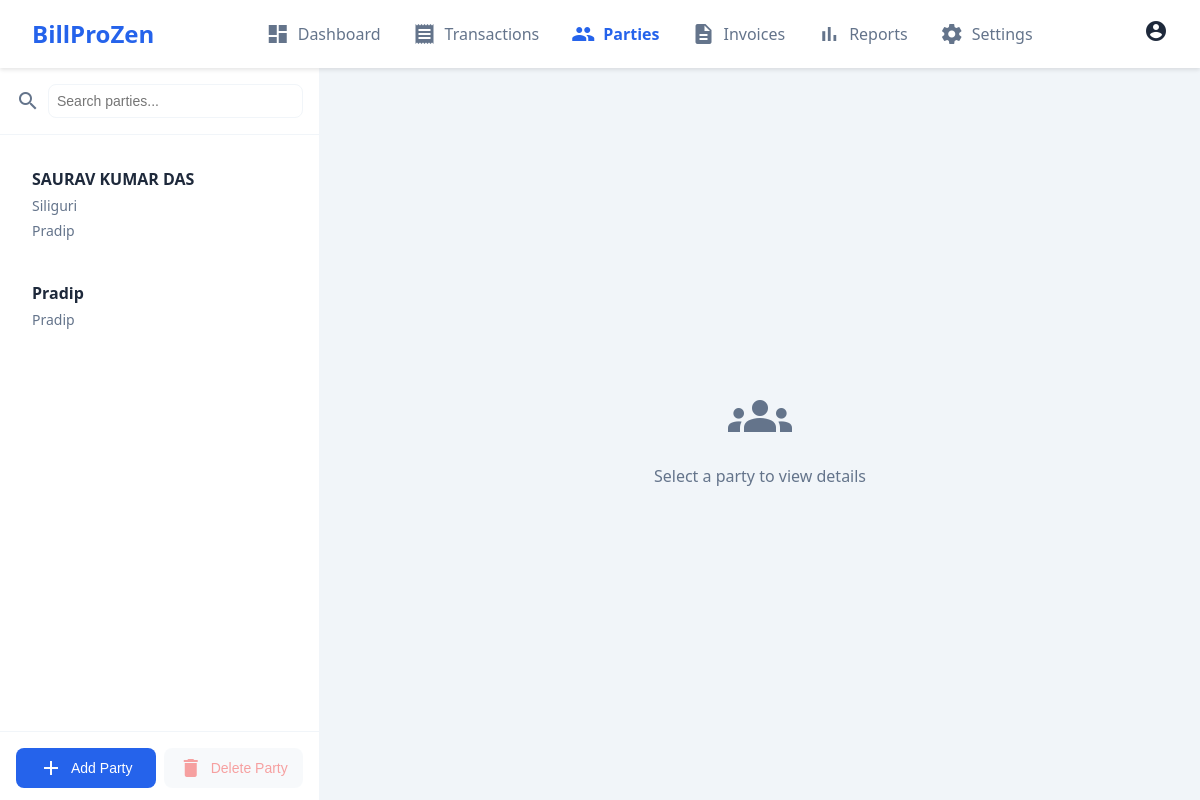
The page /parties on the database as committed earlier.
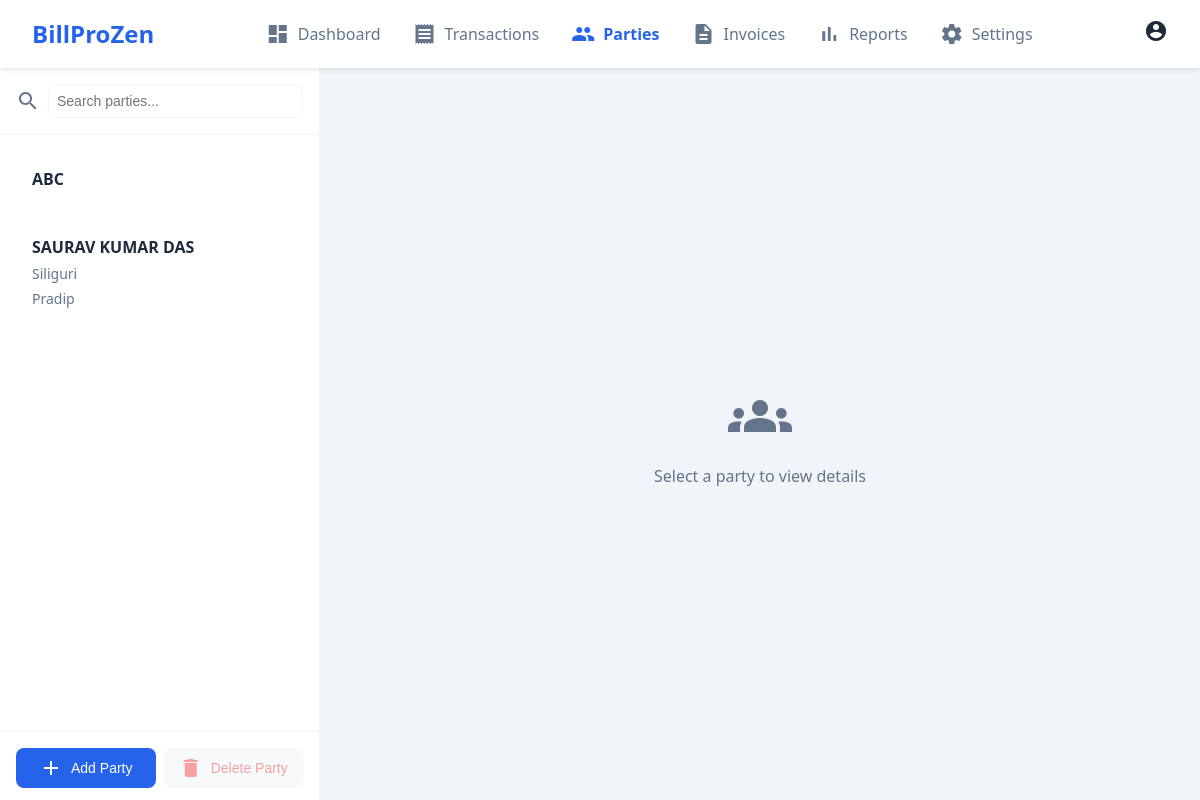
The same page on the database as committed later.
### models.py (models this page shows, shortened)
class Party(db.Model):
    __tablename__ = 'parties'
    id = db.Column(db.Integer, primary_key=True)
    name = db.Column(db.String(100), nullable=False)
    party_type = db.Column(db.String(20), nullable=False, default='buyer')  # 'buyer' or 'seller'
    contact_person = db.Column(db.String(100))
    phone = db.Column(db.String(20))
    email = db.Column(db.String(100))
    address = db.Column(db.Text)
    gst_number = db.Column(db.String(20))
    outstanding_balance = db.Column(db.Float, default=0.0)  # Represents the opening balance when party is created
    created_at = db.Column(db.DateTime, default=datetime.utcnow)
    updated_at = db.Column(db.DateTime, default=datetime.utcnow, onupdate=datetime.utcnow)

### main.py (the view)
@app.route('/parties')
def parties():
    all_parties = Party.query.all()
    return render_template('parties.html', parties=all_parties)

### templates/parties.html (shortened to what this page needs)
<!DOCTYPE html>
<html lang="en">
<head>
    <link rel="stylesheet" href="{{ url_for('static', filename='css/style.css') }}">
    <link rel="stylesheet" href="{{ url_for('static', filename='css/parties.css') }}">
</head>
<body>
    <nav class="navbar">
        <div class="nav-brand">BillProZen</div>
        <ul class="nav-links">
            <li><a href="/dashboard"><i class="material-icons">dashboard</i> Dashboard</a></li>
            <li><a href="/payments/record"><i class="material-icons">receipt</i> Transactions</a></li>
            <li class="active"><a href="/parties"><i class="material-icons">people</i> Parties</a></li>
            <li><a href="/invoices/create"><i class="material-icons">description</i> Invoices</a></li>
            <li><a href="/reports"><i class="material-icons">bar_chart</i> Reports</a></li>
            <li><a href="/settings"><i class="material-icons">settings</i> Settings</a></li>
        </ul>
        <div class="user-profile">
            <i class="material-icons">account_circle</i>
        </div>
    </nav>
    <div class="parties-container">
        <aside class="parties-sidebar">
            <div class="search-box">
                <i class="material-icons">search</i>
                <input type="text" id="party-search" placeholder="Search parties...">
            </div>
            <div class="parties-list">
                {% for party in parties %}
                <div class="party-item" data-id="{{ party.id }}">
                    <div class="party-info">
                        <h3>{{ party.name }}</h3>
                        <p class="party-address">{{ party.address }}</p>
                        <p class="party-contact">{{ party.contact_person }}</p>
                    </div>
                </div>
                {% endfor %}
            </div>
            <div class="party-actions">
                <button id="add-party-btn" class="btn-add"><i class="material-icons">add</i> Add Party</button>
                <button id="delete-party-btn" class="btn-delete" disabled><i class="material-icons">delete</i> Delete Party</button>
            </div>
        </aside>
        <main class="party-details">
            <div id="no-selection" class="no-selection">
                <i class="material-icons">groups</i>
                <p>Select a party to view details</p>
            </div>
        </main>
    </div>
</body>
</html>

### static/css/style.css (style rules this page uses)
:root { --primary-color: #2563eb; --secondary-color: #1e40af; --background-color: #f1f5f9; --card-background: #ffffff; --text-primary: #1e293b; --text-secondary: #64748b; --success-color: #10b981; --warning-color: #f59e0b; --danger-color: #ef4444; }
* { margin: 0; padding: 0; box-sizing: border-box; }
body { font-family: 'Segoe UI', system-ui, sans-serif; background-color: var(--background-color); color: var(--text-primary); line-height: 1.5; }
.navbar { background-color: var(--card-background); padding: 1rem 2rem; display: flex; align-items: center; justify-content: space-between; box-shadow: 0 2px 4px rgba(0, 0, 0, 0.1); position: sticky; top: 0; z-index: 100; }
.nav-brand { font-size: 1.5rem; font-weight: bold; color: var(--primary-color); }
.nav-links { display: flex; gap: 2rem; list-style: none; }
.nav-links a { text-decoration: none; color: var(--text-secondary); display: flex; align-items: center; gap: 0.5rem; transition: color 0.3s; }
.nav-links .active a { color: var(--primary-color); font-weight: 600; }

### static/css/parties.css (style rules this page uses)
.parties-container { display: flex; height: calc(100vh - 64px); }
.parties-sidebar { width: 320px; background-color: var(--card-background); border-right: 1px solid var(--background-color); display: flex; flex-direction: column; }
.search-box { padding: 1rem; display: flex; align-items: center; gap: 0.5rem; border-bottom: 1px solid var(--background-color); }
.search-box input { flex: 1; padding: 0.5rem; border: 1px solid var(--background-color); border-radius: 0.5rem; font-size: 0.875rem; }
.search-box i { color: var(--text-secondary); }
.parties-list { flex: 1; overflow-y: auto; padding: 1rem; }
.party-item { padding: 1rem; border-radius: 0.5rem; margin-bottom: 0.5rem; cursor: pointer; transition: all 0.3s; }
.party-item h3 { margin-bottom: 0.25rem; font-size: 1rem; }
.party-address { font-size: 0.875rem; color: var(--text-secondary); margin-top: 0.25rem; }
.party-contact { font-size: 0.875rem; color: var(--text-secondary); margin-top: 0.25rem; }
.party-actions { padding: 1rem; display: flex; gap: 0.5rem; border-top: 1px solid var(--background-color); }
.party-actions button { flex: 1; padding: 0.5rem; border: none; border-radius: 0.5rem; display: flex; align-items: center; justify-content: center; gap: 0.5rem; cursor: pointer; font-size: 0.875rem; transition: all 0.3s; }
.btn-add { background-color: var(--primary-color); color: white; }
.btn-delete { background-color: var(--background-color); color: var(--danger-color); }
.btn-delete:disabled { opacity: 0.5; cursor: not-allowed; }
.party-details { flex: 1; padding: 2rem; overflow-y: auto; background-color: var(--background-color); }
.no-selection { height: 100%; display: flex; flex-direction: column; align-items: center; justify-content: center; color: var(--text-secondary); }
.no-selection i { font-size: 4rem; margin-bottom: 1rem; }

Rows that differ between the two databases and show on the page:
removed Party: name "Pradip", contact_person "Pradip"
added Party: name "ABC"
